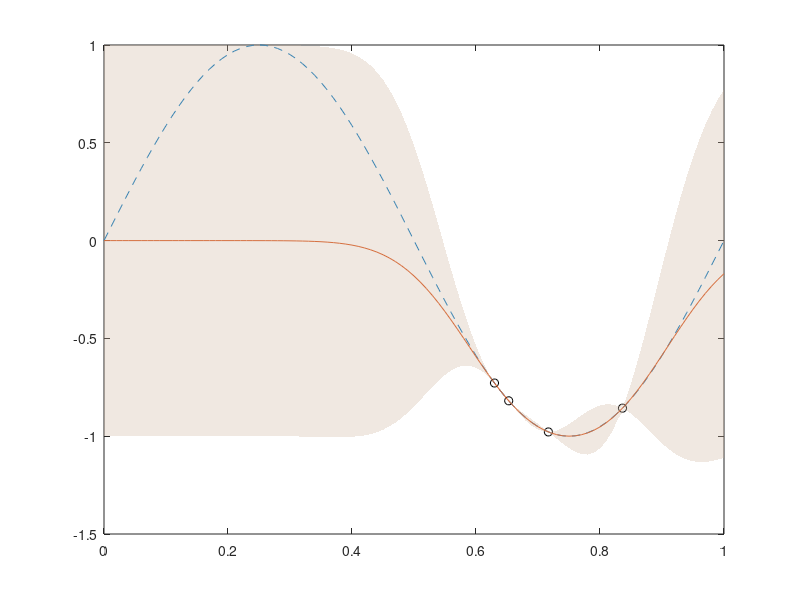

This figure's MATLAB source:
% Gaussian process regression

% generate synthetic data
fun = @(x) sin(2*pi*x); % true function
sigma2 = 0; % noise variance
% sigma2 = 0.1;
x = rand(4,1);
y = fun(x) + sqrt(sigma2)*randn(size(x));

% form covariance matrix
n = length(x);
K = zeros(n,n);
s = 0.1;
for i = 1:n
for j = 1:n
  K(i,j) = exp(-0.5/(s^2) * (x(i)-x(j))^2);
end
end
C = K + sigma2*eye(n);

% calculate predictions
xx = 0:0.01:1;
yy = [];
vari = [];
for xval = xx;
  kvec = exp(-0.5/(s^2) * (x-xval).^2);
  yval = kvec'*(C\y);
  yy = [yy yval];
  vari = [vari (1-kvec'*(C\kvec))];
end

% plot results
clf
plot(xx,fun(xx),'--');   % true function
hold on
plot(x,y,'ko');          % data points
plot(xx,yy);             % mean function
lo = yy-sqrt(vari);
hi = yy+sqrt(vari);
h = patch([xx xx(end:-1:1) xx(1)], [lo hi(end:-1:1) lo(1)], 'b');
set(h, 'EdgeAlpha',0, 'FaceColor',[.8 .7 .6], 'FaceAlpha',.3)
